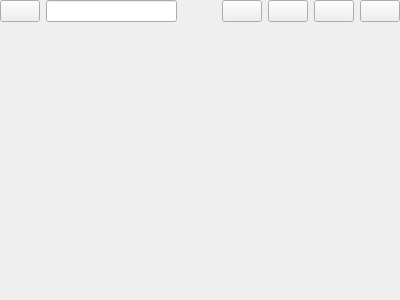
<?xml version="1.0" encoding="UTF-8"?>
<ui version="4.0">
 <class>Todo_Tab</class>
 <widget class="QWidget" name="Todo_Tab">
  <property name="geometry">
   <rect>
    <x>0</x>
    <y>0</y>
    <width>400</width>
    <height>300</height>
   </rect>
  </property>
  <property name="windowTitle">
   <string>Todo_Tab</string>
  </property>
  <layout class="QVBoxLayout" name="verticalLayout">
   <property name="leftMargin">
    <number>0</number>
   </property>
   <property name="topMargin">
    <number>0</number>
   </property>
   <property name="rightMargin">
    <number>0</number>
   </property>
   <property name="bottomMargin">
    <number>0</number>
   </property>
   <item>
    <widget class="QWidget" name="header" native="true">
     <property name="sizePolicy">
      <sizepolicy hsizetype="Preferred" vsizetype="Preferred">
       <horstretch>0</horstretch>
       <verstretch>0</verstretch>
      </sizepolicy>
     </property>
     <layout class="QHBoxLayout" name="horizontalLayout">
      <property name="leftMargin">
       <number>0</number>
      </property>
      <property name="topMargin">
       <number>0</number>
      </property>
      <property name="rightMargin">
       <number>0</number>
      </property>
      <property name="bottomMargin">
       <number>0</number>
      </property>
      <item>
       <widget class="QPushButton" name="fold_btn">
        <property name="sizePolicy">
         <sizepolicy hsizetype="Minimum" vsizetype="Fixed">
          <horstretch>0</horstretch>
          <verstretch>0</verstretch>
         </sizepolicy>
        </property>
        <property name="styleSheet">
         <string notr="true">text-align : left;</string>
        </property>
        <property name="text">
         <string/>
        </property>
        <property name="icon">
         <iconset theme="QIcon::ThemeIcon::ZoomOut"/>
        </property>
       </widget>
      </item>
      <item>
       <widget class="QLineEdit" name="tab_name">
        <property name="sizePolicy">
         <sizepolicy hsizetype="Expanding" vsizetype="Fixed">
          <horstretch>1</horstretch>
          <verstretch>0</verstretch>
         </sizepolicy>
        </property>
        <property name="minimumSize">
         <size>
          <width>80</width>
          <height>0</height>
         </size>
        </property>
        <property name="text">
         <string/>
        </property>
       </widget>
      </item>
      <item>
       <widget class="QLabel" name="next_desc">
        <property name="text">
         <string/>
        </property>
       </widget>
      </item>
      <item>
       <widget class="QLabel" name="next_ddl">
        <property name="text">
         <string/>
        </property>
       </widget>
      </item>
      <item>
       <widget class="QLabel" name="next_rest">
        <property name="text">
         <string/>
        </property>
       </widget>
      </item>
      <item>
       <widget class="QPushButton" name="up_btn">
        <property name="text">
         <string/>
        </property>
        <property name="icon">
         <iconset theme="QIcon::ThemeIcon::GoUp"/>
        </property>
       </widget>
      </item>
      <item>
       <widget class="QPushButton" name="down_btn">
        <property name="text">
         <string/>
        </property>
        <property name="icon">
         <iconset theme="QIcon::ThemeIcon::GoDown"/>
        </property>
       </widget>
      </item>
      <item>
       <widget class="QPushButton" name="add_btn">
        <property name="text">
         <string/>
        </property>
        <property name="icon">
         <iconset theme="QIcon::ThemeIcon::ListAdd"/>
        </property>
       </widget>
      </item>
      <item>
       <widget class="QPushButton" name="del_btn">
        <property name="text">
         <string/>
        </property>
        <property name="icon">
         <iconset theme="QIcon::ThemeIcon::EditDelete"/>
        </property>
       </widget>
      </item>
     </layout>
    </widget>
   </item>
   <item>
    <widget class="QWidget" name="entries" native="true">
     <property name="sizePolicy">
      <sizepolicy hsizetype="Preferred" vsizetype="Preferred">
       <horstretch>1</horstretch>
       <verstretch>1</verstretch>
      </sizepolicy>
     </property>
     <property name="layoutDirection">
      <enum>Qt::LayoutDirection::LeftToRight</enum>
     </property>
     <layout class="QVBoxLayout" name="entry_layout">
      <property name="leftMargin">
       <number>16</number>
      </property>
      <property name="topMargin">
       <number>0</number>
      </property>
      <property name="rightMargin">
       <number>32</number>
      </property>
      <property name="bottomMargin">
       <number>0</number>
      </property>
     </layout>
    </widget>
   </item>
  </layout>
 </widget>
 <resources/>
 <connections/>
</ui>
